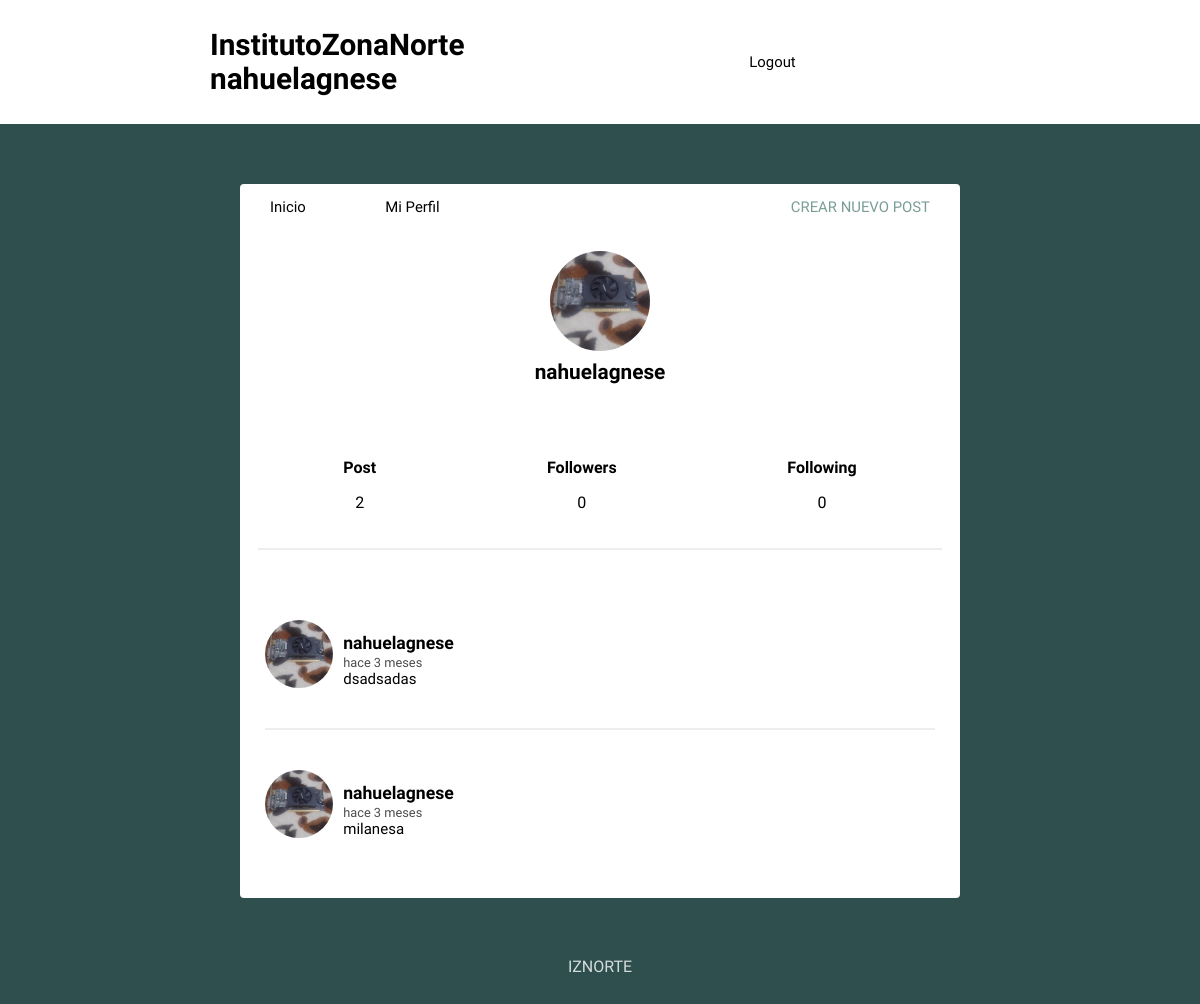
The page /profile/ (signed in) on the database as committed earlier.
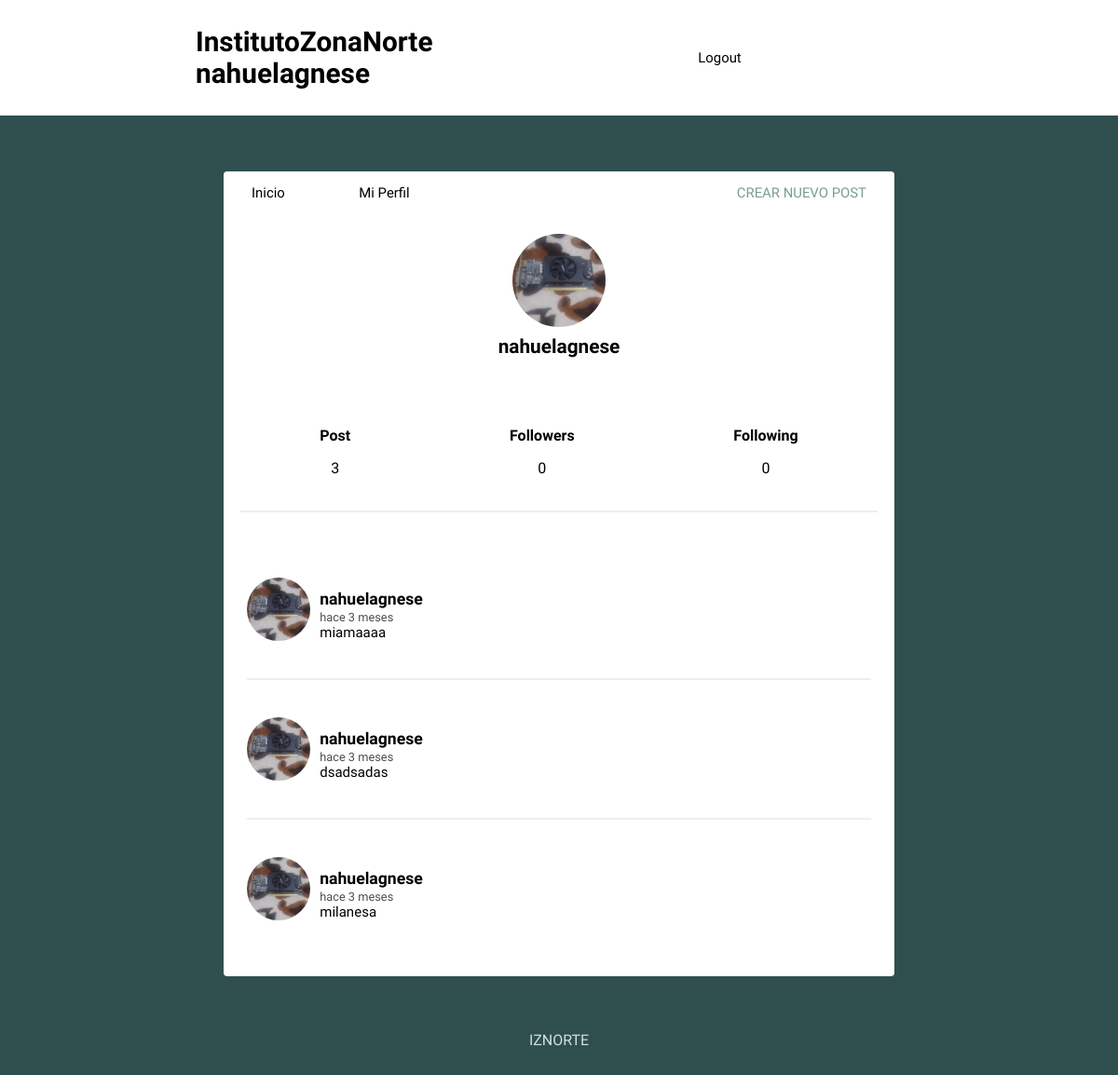
The same page on the database as committed later.
### VentaPost/models.py (models this page shows, shortened)
class Post(models.Model):
    user = models.ForeignKey(User, on_delete=models.CASCADE, related_name='posts')
    timestamp = models.DateTimeField(default=timezone.now)
    content = models.TextField()
    class Meta:
        ordering = ['-timestamp']

class Profile(models.Model):
    user =models.OneToOneField(User, on_delete=models.CASCADE, null=True)
    imagen = models.ImageField(default='batman.png')
    def following(self):
        user_ids= Relationship.objects.filter(from_user=self.user)\
                                .values_list('to_user_id', flat=True)
        return User.objects.filter(id__in=user_ids)
    def followers(self):
        user_ids= Relationship.objects.filter(to_user=self.user)\
                                .values_list('from_user_id', flat=True)
        return User.objects.filter(id__in=user_ids)

### VentaPost/views.py (the view)
# urls.py: path('profile/', views.profile, name='profile'),
@login_required
def profile(request, username=None):
    current_user= request.user
    if username and username !=current_user.username:
        user = User.objects.get(username=username)
        posts = user.posts.all()
    else:
        posts = current_user.posts.all()
        user = current_user
    return render(request, 'profile.html', {'user':user, 'posts':posts})

### InstitutoZonaNorte/templates/profile.html (shortened to what this page needs)
{% extends 'feed.html' %}
{% block content %}
{% load static %}
<div class="profile">
	<img src="{{ user.profile.imagen.url }}">
	<h2>{{ user.username }}</h2>
</div>
<div class="follow">
	<div>
		<h5>Post</h5>
		<p>{{ user.posts.count }}</p>
	</div>
	<div>
		<h5>Followers</h5>
		<p>{{ user.profile.followers.count }}</p>
	</div>
	<div>
		<h5>Following</h5>
		<p>{{ user.profile.following.count }}</p>
	</div>
</div>
{{ block.super }}
{% endblock %}

### InstitutoZonaNorte/templates/feed.html (shortened to what this page needs)
{% extends 'layout.html' %}
{% load humanize %}
{% block content %}
{% for post in posts %}
<article>
    <div class="container-article">
        <img src="{{ post.user.profile.imagen.url }}">
        <div>
            <h2 class="username"><a href="{% url 'profile' post.user.username %}">{{ post.user.username }}</a></h2>
            <time data-time="#">{{ post.timestamp|naturaltime }}</time>
            <div class="post">{{ post.content }}</div>
        </div>
    </div>
</article>
{% endfor %}
{% endblock %}

### InstitutoZonaNorte/templates/layout.html (shortened to what this page needs)
{% csrf_token %} {% load static %}
<!DOCTYPE html>
<html>
<head>
	<link rel="stylesheet" type="text/css" href="{% static 'normalize.css' %}">
	<link rel="stylesheet" type="text/css" href="{% static 'style.css' %}">
</head>
<body>
	<header class="main-head">
		<nav class="main">
			<a href="{% url 'feed' %}"><h1 id="logo">InstitutoZonaNorte {{ user.username }}</h1></a>
			<ul>
				{% if request.user.is_authenticated %}
				<li><a href="{% url 'logout' %}">Logout</a></li>
				{% else %}
				<li><a href="{% url 'register' %}">Register</a></li>
				<li><a href="{% url 'login' %}">Login</a></li>
				{% endif %}
			</ul>
		</nav>
	</header>
	<div class="main">
		<nav class="second-nav">
			<a class="feed" href="{% url 'feed' %}">Inicio</a>
			{% if request.user.is_authenticated %}
			<a class="profile" href="{% url 'profile' request.user.username %}">Mi Perfil</a>
			<a class="new" href="{% url 'post' %}">Crear nuevo post</a>
			{% endif %}
		</nav>
        {% block content %}
        {% endblock %}
	</div>
	<footer>
		<div class="row">
			<p>IZNORTE</p>
		</div>
	</footer>
</body>
</html>

Rows that differ between the two databases and show on the page:
added Post: user.profile.imagen (picture), user.username "nahuelagnese", timestamp "hace 3 meses", content "miamaaaa"
Other text that changed with them:
{{ user.posts.count }}: "2" → "3"
